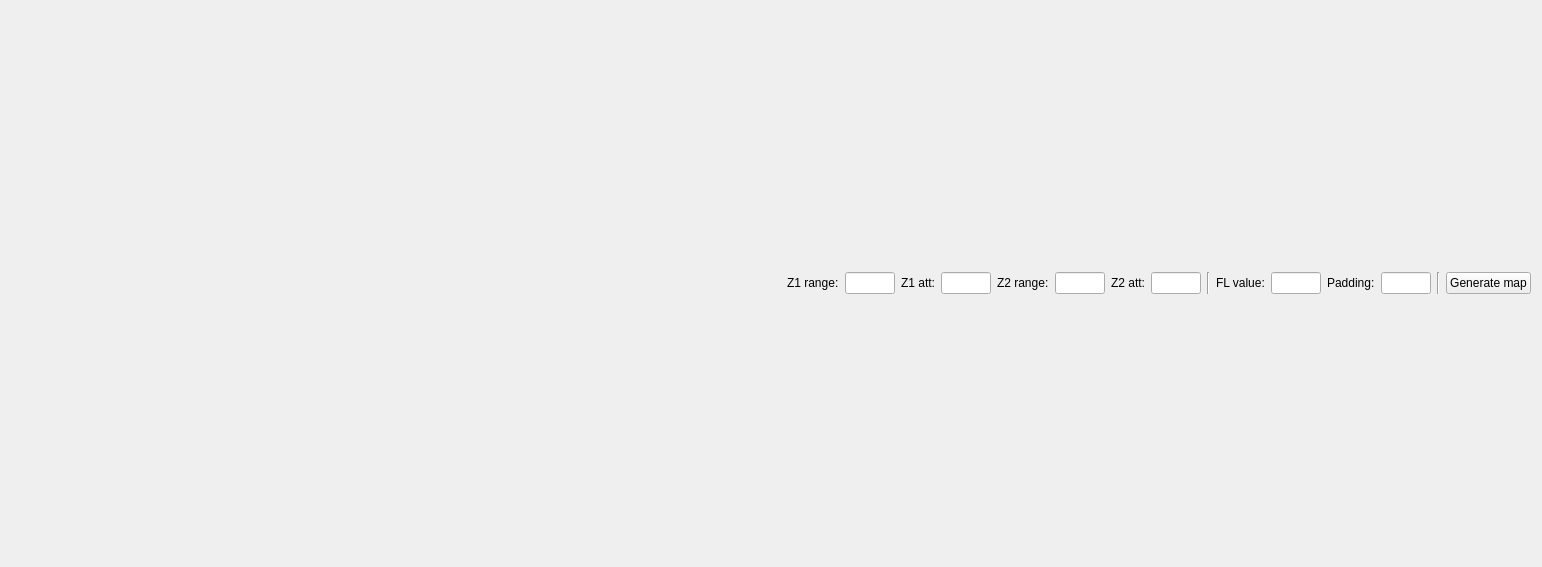
<?xml version="1.0" encoding="UTF-8"?>
<ui version="4.0">
 <class>ampscatter</class>
 <widget class="QWidget" name="ampscatter">
  <property name="geometry">
   <rect>
    <x>0</x>
    <y>0</y>
    <width>1542</width>
    <height>567</height>
   </rect>
  </property>
  <property name="windowTitle">
   <string>Reply Amplite vs Range</string>
  </property>
  <layout class="QGridLayout" name="gridLayout">
   <item row="0" column="0">
    <layout class="QVBoxLayout" name="verticalLayout_2">
     <item>
      <layout class="QHBoxLayout" name="horizontalLayout">
       <item>
        <spacer name="horizontalSpacer">
         <property name="orientation">
          <enum>Qt::Horizontal</enum>
         </property>
         <property name="sizeHint" stdset="0">
          <size>
           <width>40</width>
           <height>20</height>
          </size>
         </property>
        </spacer>
       </item>
       <item>
        <widget class="QLabel" name="label_3">
         <property name="text">
          <string>Z1 range:</string>
         </property>
        </widget>
       </item>
       <item>
        <widget class="QLineEdit" name="Z1range_edit">
         <property name="maximumSize">
          <size>
           <width>50</width>
           <height>16777215</height>
          </size>
         </property>
         <property name="inputMask">
          <string/>
         </property>
         <property name="text">
          <string/>
         </property>
        </widget>
       </item>
       <item>
        <widget class="QLabel" name="label_4">
         <property name="text">
          <string>Z1 att:</string>
         </property>
        </widget>
       </item>
       <item>
        <widget class="QLineEdit" name="Z1att_edit">
         <property name="maximumSize">
          <size>
           <width>50</width>
           <height>16777215</height>
          </size>
         </property>
         <property name="text">
          <string/>
         </property>
        </widget>
       </item>
       <item>
        <widget class="QLabel" name="label_5">
         <property name="text">
          <string>Z2 range:</string>
         </property>
        </widget>
       </item>
       <item>
        <widget class="QLineEdit" name="Z2range_edit">
         <property name="maximumSize">
          <size>
           <width>50</width>
           <height>16777215</height>
          </size>
         </property>
         <property name="text">
          <string/>
         </property>
        </widget>
       </item>
       <item>
        <widget class="QLabel" name="label_6">
         <property name="text">
          <string>Z2 att:</string>
         </property>
        </widget>
       </item>
       <item>
        <widget class="QLineEdit" name="Z2att_edit">
         <property name="maximumSize">
          <size>
           <width>50</width>
           <height>16777215</height>
          </size>
         </property>
         <property name="text">
          <string/>
         </property>
        </widget>
       </item>
       <item>
        <widget class="Line" name="line">
         <property name="orientation">
          <enum>Qt::Vertical</enum>
         </property>
        </widget>
       </item>
       <item>
        <widget class="QLabel" name="label">
         <property name="text">
          <string>FL value:</string>
         </property>
        </widget>
       </item>
       <item>
        <widget class="QLineEdit" name="FL_edit">
         <property name="sizePolicy">
          <sizepolicy hsizetype="Fixed" vsizetype="Fixed">
           <horstretch>0</horstretch>
           <verstretch>0</verstretch>
          </sizepolicy>
         </property>
         <property name="maximumSize">
          <size>
           <width>50</width>
           <height>16777215</height>
          </size>
         </property>
         <property name="text">
          <string/>
         </property>
        </widget>
       </item>
       <item>
        <widget class="QLabel" name="label_2">
         <property name="text">
          <string>Padding:</string>
         </property>
        </widget>
       </item>
       <item>
        <widget class="QLineEdit" name="Padding_edit">
         <property name="sizePolicy">
          <sizepolicy hsizetype="Fixed" vsizetype="Fixed">
           <horstretch>0</horstretch>
           <verstretch>0</verstretch>
          </sizepolicy>
         </property>
         <property name="maximumSize">
          <size>
           <width>50</width>
           <height>16777215</height>
          </size>
         </property>
         <property name="text">
          <string/>
         </property>
        </widget>
       </item>
       <item>
        <widget class="Line" name="line_2">
         <property name="orientation">
          <enum>Qt::Vertical</enum>
         </property>
        </widget>
       </item>
       <item>
        <widget class="QPushButton" name="pushButton">
         <property name="text">
          <string>Generate map</string>
         </property>
        </widget>
       </item>
      </layout>
     </item>
    </layout>
   </item>
  </layout>
 </widget>
 <resources/>
 <connections/>
</ui>
